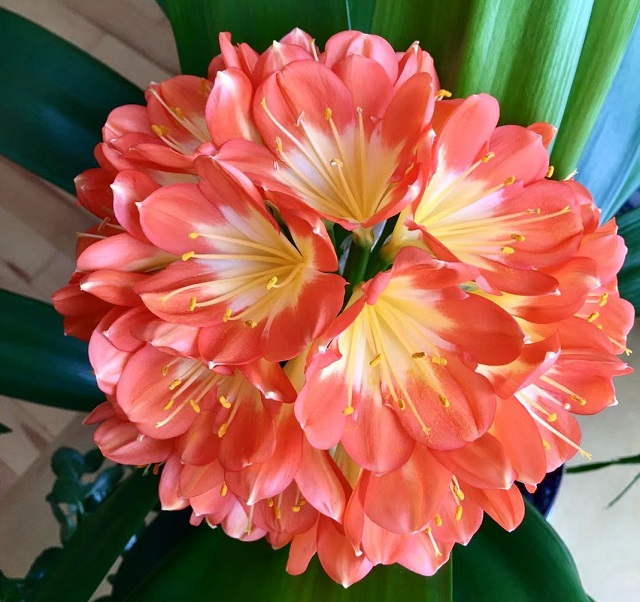
#> input picture Photos/flower004.jpg, 640 x 602 px
$ python show_image.py
#> lines starting #> are read from the running program, lines starting #| are printed output that depends on the picture
import cv2

img = cv2.imread('../Photos/flower004.jpg', cv2.IMREAD_UNCHANGED)  # the default value is: cv2.IMREAD_COLOR or (1).
#> img is the input picture: shape (602, 640, 3); mean B, G, R 82.4, 102.3, 157.4
gray_img = cv2.cvtColor(img, cv2.COLOR_BGR2GRAY)
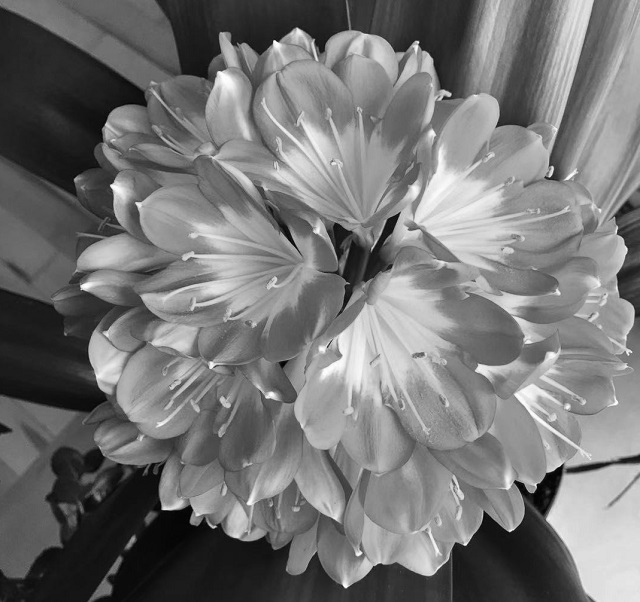
#> gray_img: shape (602, 640); min 1, max 255, mean 116.5
cv2.imshow('flower', img)
cv2.imshow('flower_gray', gray_img)
cv2.waitKey(0)
cv2.destroyAllWindows()

$ run again, with Photos/flower1.jpg copied over Photos/flower004.jpg
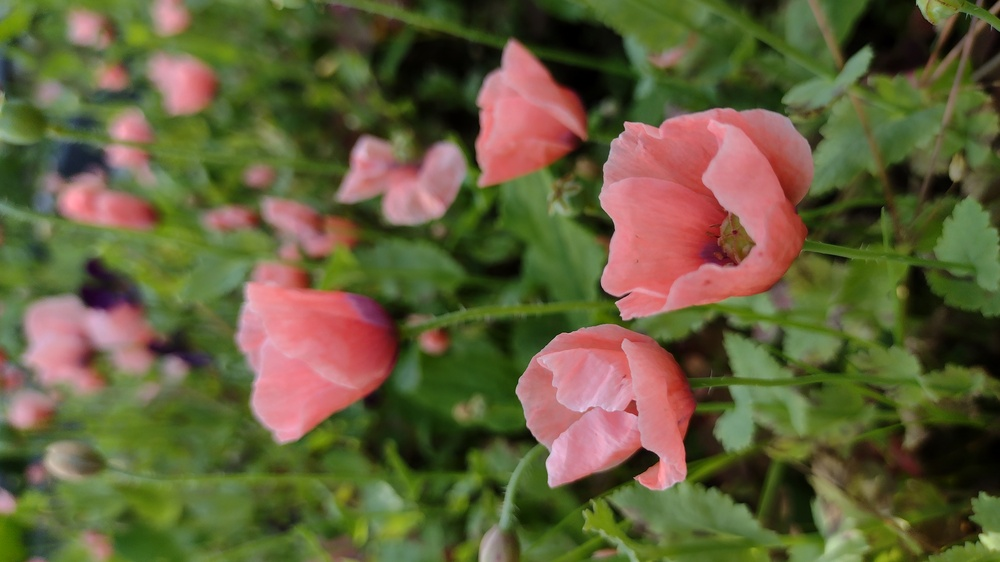
#> input picture Photos/flower1.jpg, 1000 x 562 px, shrunk from 4000 x 2250 before the run
#> img is the input picture: shape (562, 1000, 3); mean B, G, R 59.3, 95.2, 99.9
#> `gray_img = cv2.cvtColor(img, cv2.COLOR_BGR2GRAY)`:
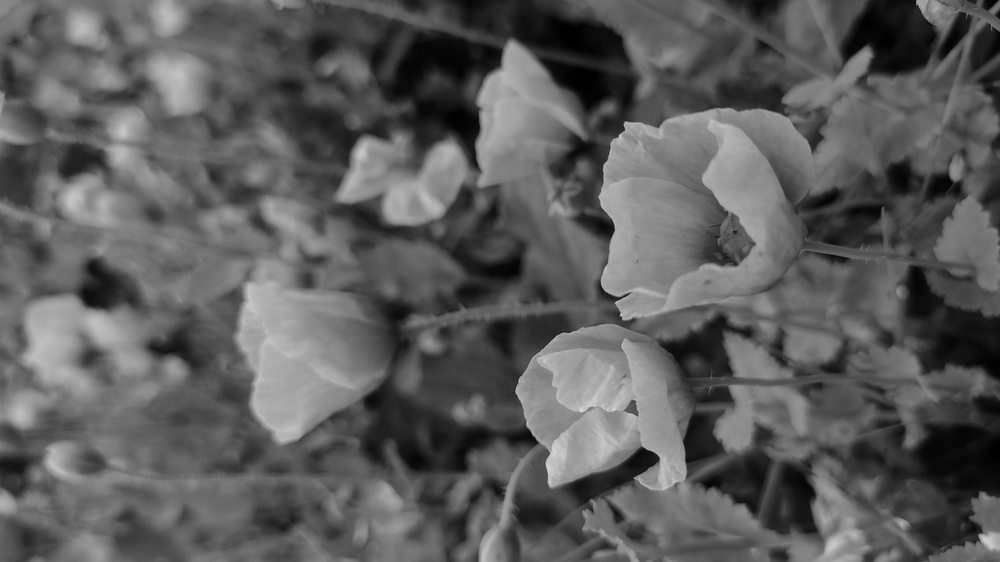
#> gray_img: shape (562, 1000); min 0, max 223, mean 92.5

$ run again, with Photos/flower2.jpg copied over Photos/flower004.jpg
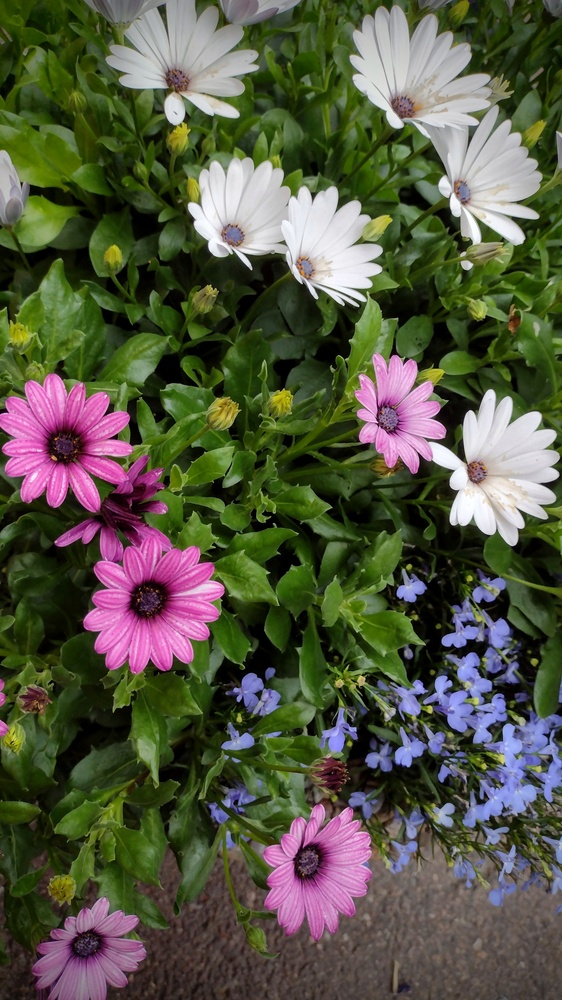
#> input picture Photos/flower2.jpg, 562 x 1000 px, shrunk from 2250 x 4000 before the run
#> img is the input picture: shape (1000, 562, 3); mean B, G, R 67.1, 87.1, 85.6
#> `gray_img = cv2.cvtColor(img, cv2.COLOR_BGR2GRAY)`:
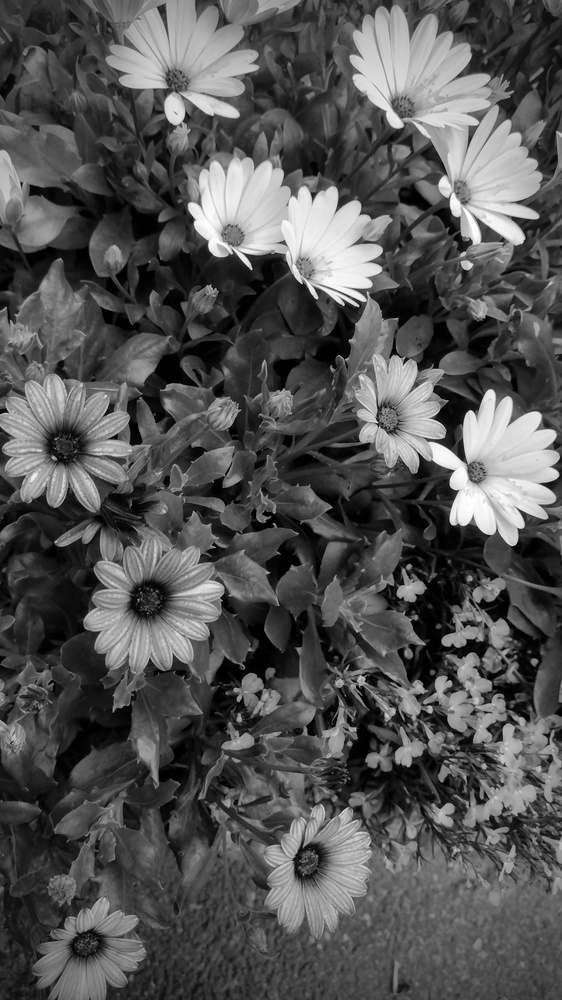
#> gray_img: shape (1000, 562); min 0, max 255, mean 84.3
